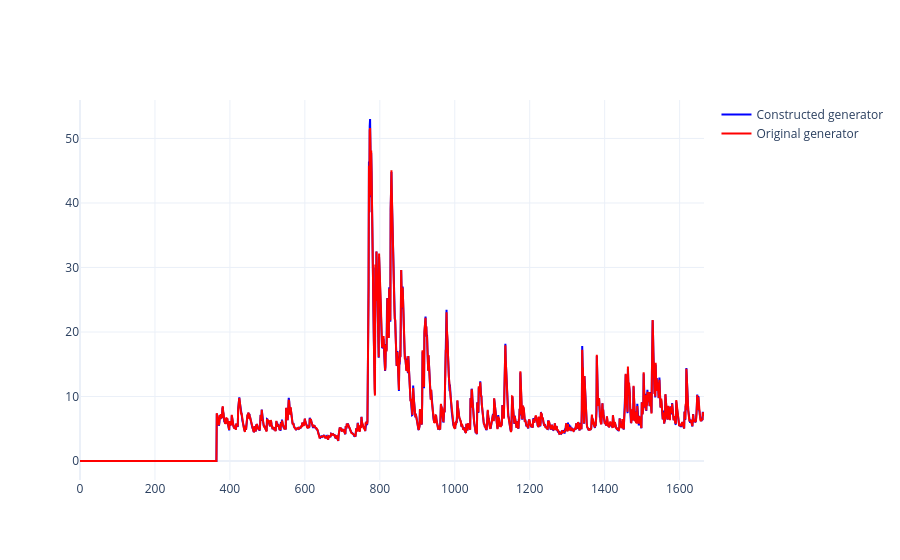

Notebook code for this chart:
### Code cell
import plotly.graph_objects as go

fig = go.Figure()

fig.add_trace(go.Scatter(y=test1, mode='lines', name='Constructed generator', line=dict(color='blue')))  
fig.add_trace(go.Scatter(y=test2, mode='lines', name='Original generator', line=dict(color='red'))) 

fig.update_layout(template='plotly_white', showlegend=True)
fig.show()

### Figure 1 — Plotly figure (JSON) as saved in the notebook; plotly's stock layout.template omitted (floating-point values rounded to 4 significant figures; data arrays with more than 128 entries replaced by an {"elided": "..."} marker saying what was removed)
{"data": [{"line": {"color": "blue"}, "mode": "lines", "name": "Constructed generator", "type": "scatter", "y": {"elided": "1666 float values"}}, {"line": {"color": "red"}, "mode": "lines", "name": "Original generator", "type": "scatter", "y": {"elided": "1666 float values"}}], "layout": {"showlegend": true}}
